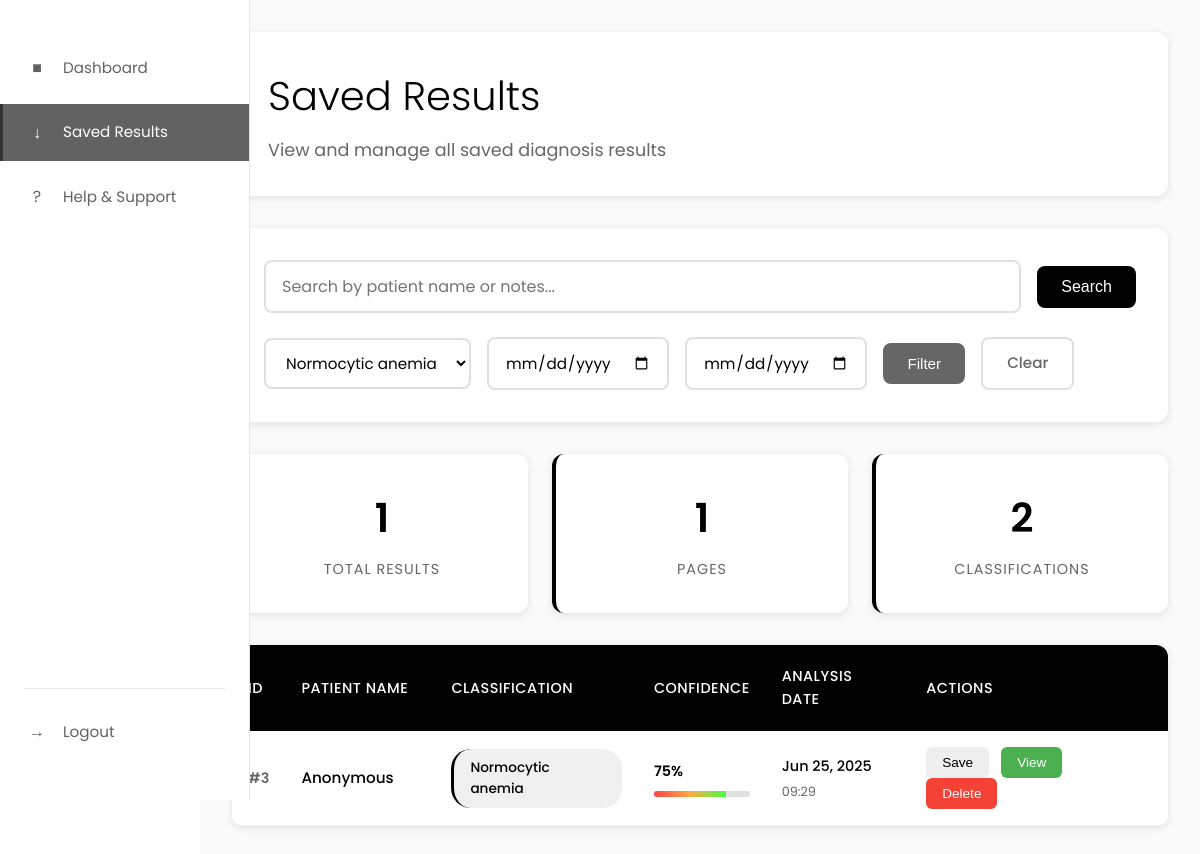
The app's page /components/results.php?classification=Normocytic anemia (signed in) with its own data.
### tables this page shows
CREATE TABLE `diagnosis_results` (
  `id` int(11) NOT NULL,
  `user_id` int(11) NOT NULL,
  `patient_name` varchar(255) DEFAULT 'Anonymous',
  `notes` text DEFAULT NULL,
  `image_filename` varchar(255) NOT NULL,
  `classification` varchar(100) NOT NULL,
  `confidence_score` varchar(10) DEFAULT '0%',
  `explanation` text DEFAULT NULL,
  `health_risk` text DEFAULT NULL,
  `analysis_date` datetime NOT NULL,
  `created_at` timestamp NOT NULL DEFAULT current_timestamp(),
  `updated_at` timestamp NOT NULL DEFAULT current_timestamp() ON UPDATE current_timestamp()
);

### components/results.php (the view, shortened to what this page needs)
<?php
require_once '../backend/config.php';
$records_per_page = 10;
$page = isset($_GET['page']) ? (int)$_GET['page'] : 1;
$offset = ($page - 1) * $records_per_page;
$search = isset($_GET['search']) ? trim($_GET['search']) : '';
$classification_filter = isset($_GET['classification']) ? trim($_GET['classification']) : '';
$date_from = isset($_GET['date_from']) ? $_GET['date_from'] : '';
$date_to = isset($_GET['date_to']) ? $_GET['date_to'] : '';
$where_conditions = [];
$params = [];
$param_types = '';
$where_conditions[] = "user_id = ?";
$params[] = $_SESSION["user_id"];
$param_types .= 'i';
if (!empty($classification_filter)) {
    $where_conditions[] = "classification = ?";
    $params[] = $classification_filter;
    $param_types .= 's';
}
$where_clause = 'WHERE ' . implode(' AND ', $where_conditions);
$count_sql = "SELECT COUNT(*) as total FROM diagnosis_results $where_clause";
$count_stmt = $conn->prepare($count_sql);
$count_stmt->bind_param($param_types, ...$params);
$count_stmt->execute();
$total_records = $count_stmt->get_result()->fetch_assoc()['total'];
$total_pages = ceil($total_records / $records_per_page);
$sql = "SELECT * FROM diagnosis_results $where_clause ORDER BY analysis_date DESC LIMIT ? OFFSET ?";
$params[] = $records_per_page;
$params[] = $offset;
$param_types .= 'ii';
$stmt = $conn->prepare($sql);
$stmt->bind_param($param_types, ...$params);
$stmt->execute();
$results = $stmt->get_result();
$class_sql = "SELECT DISTINCT classification FROM diagnosis_results WHERE user_id = ? ORDER BY classification";
$class_stmt = $conn->prepare($class_sql);
$class_stmt->bind_param('i', $_SESSION["user_id"]);
$class_stmt->execute();
$class_result = $class_stmt->get_result();
$classifications = [];
while ($row = $class_result->fetch_assoc()) {
    $classifications[] = $row['classification'];
}
?>
<!DOCTYPE html>
<html lang="en">
<head>
    <link rel="stylesheet" href="../styles/sidebar.css">
    <link rel="stylesheet" href="../styles/results.css">
</head>
<body>
    <?php include_once 'sidebar.php'; ?>
    <div class="main-content">
        <div class="page-header">
            <h1>Saved Results</h1>
            <p>View and manage all saved diagnosis results</p>
        </div>
        <div class="filters-container">
            <form method="GET" class="filters-form" id="filtersForm">
                <div class="search-group">
                    <input type="text"
                           name="search"
                           placeholder="Search by patient name or notes..."
                           value="<?php echo htmlspecialchars($search); ?>"
                           class="search-input">
                    <button type="submit" class="search-btn">Search</button>
                </div>
                <div class="filter-group">
                    <select name="classification" class="filter-select">
                        <?php foreach ($classifications as $class): ?>
                            <option value="<?php echo htmlspecialchars($class); ?>"
                                    <?php echo $classification_filter === $class ? 'selected' : ''; ?>>
                                <?php echo htmlspecialchars($class); ?>
                            </option>
                        <?php endforeach; ?>
                    </select>
                    <input type="date"
                           name="date_from"
                           value="<?php echo htmlspecialchars($date_from); ?>"
                           class="date-input"
                           placeholder="From Date">
                    <input type="date"
                           name="date_to"
                           value="<?php echo htmlspecialchars($date_to); ?>"
                           class="date-input"
                           placeholder="To Date">
                    <button type="submit" class="filter-btn">Filter</button>
                    <a href="results.php" class="clear-btn">Clear</a>
                </div>
            </form>
        </div>
        <div class="summary-container">
            <div class="summary-card">
                <div class="summary-number"><?php echo $total_records; ?></div>
                <div class="summary-label">Total Results</div>
            </div>
            <div class="summary-card">
                <div class="summary-number"><?php echo $total_pages; ?></div>
                <div class="summary-label">Pages</div>
            </div>
            <div class="summary-card">
                <div class="summary-number"><?php echo count($classifications); ?></div>
                <div class="summary-label">Classifications</div>
            </div>
        </div>
        <div class="results-table-container">
            <?php if ($results->num_rows > 0): ?>
                <div class="table-wrapper">
                    <table class="results-table">
                        <thead>
                            <tr>
                                <th>ID</th>
                                <th>Patient Name</th>
                                <th>Classification</th>
                                <th>Confidence</th>
                                <th>Analysis Date</th>
                                <th>Actions</th>
                            </tr>
                        </thead>
                        <tbody>
                            <?php while ($row = $results->fetch_assoc()): ?>
                                <tr>
                                    <td class="id-cell">#<?php echo $row['id']; ?></td>
                                    <td class="patient-cell">
                                        <div class="patient-name">
                                            <?php echo htmlspecialchars($row['patient_name'] ?: 'Anonymous'); ?>
                                        </div>
                                    </td>
                                    <td class="classification-cell">
                                        <span class="classification-badge">
                                            <?php echo htmlspecialchars($row['classification']); ?>
                                        </span>
                                    </td>
                                    <td class="confidence-cell">
                                        <div class="confidence-display">
                                            <span class="confidence-text"><?php echo htmlspecialchars($row['confidence_score']); ?></span>
                                            <div class="mini-confidence-bar">
                                                <div class="mini-confidence-fill"
                                                     style="width: <?php echo str_replace('%', '', $row['confidence_score']); ?>%"></div>
                                            </div>
                                        </div>
                                    </td>
                                    <td class="date-cell">
                                        <div class="date-display">
                                            <div class="date-main">
                                                <?php echo date('M d, Y', strtotime($row['analysis_date'])); ?>
                                            </div>
                                            <div class="date-time">
                                                <?php echo date('H:i', strtotime($row['analysis_date'])); ?>
                                            </div>
                                        </div>
                                    </td>
                                    <td class="actions-cell">
                                        <button class="action-btn print-btn"
                                                onclick="printResult(<?php echo $row['id']; ?>)"
                                                title="Print Report">
                                            Save
                                        </button>
                                        <button class="action-btn view-btn"
                                                onclick="viewResult(<?php echo $row['id']; ?>)"
                                                title="View Details">
                                            View
                                        </button>
                                        <button class="action-btn delete-btn"
                                                onclick="deleteResult(<?php echo $row['id']; ?>)"
                                                title="Delete Result">
                                            Delete
                                        </button>
                                    </td>
                                </tr>
                            <?php endwhile; ?>
                        </tbody>
                    </table>
                </div>
            <?php endif; ?>
        </div>
    </div>
</body>
</html>

### styles/results.css (style rules this page uses)
* { margin: 0; padding: 0; box-sizing: border-box; }
body { font-family: "Poppins", sans-serif; background: #ffffff; color: #000000; line-height: 1.6; }
.main-content { margin-left: 250px; min-height: 100vh; padding: 2rem; background: #fafafa; }
.page-header { background: #ffffff; padding: 2rem; border-radius: 12px; box-shadow: 0 2px 8px rgba(0, 0, 0, 0.1); margin-bottom: 2rem; border-left: 4px solid #000000; }
.page-header h1 { font-size: 2.5rem; font-weight: 300; margin-bottom: 0.5rem; color: #000000; }
.page-header p { color: #666666; font-size: 1.1rem; }
.filters-container { background: #ffffff; border-radius: 12px; box-shadow: 0 2px 8px rgba(0, 0, 0, 0.1); padding: 2rem; margin-bottom: 2rem; }
.filters-form { display: flex; flex-direction: column; gap: 1.5rem; }
.search-group { display: flex; gap: 1rem; align-items: center; }
.search-input { flex: 1; padding: 0.75rem 1rem; border: 2px solid #e0e0e0; border-radius: 8px; font-size: 1rem; font-family: inherit; transition: all 0.3s ease; }
.search-btn { background: #000000; color: #ffffff; border: none; padding: 0.75rem 1.5rem; border-radius: 8px; cursor: pointer; font-size: 1rem; font-weight: 500; transition: all 0.3s ease; white-space: nowrap; }
.filter-group { display: flex; gap: 1rem; align-items: center; flex-wrap: wrap; }
.filter-select, .date-input { padding: 0.75rem 1rem; border: 2px solid #e0e0e0; border-radius: 8px; font-size: 0.95rem; font-family: inherit; transition: all 0.3s ease; background: #ffffff; }
.filter-btn { background: #666666; color: #ffffff; border: none; padding: 0.75rem 1.5rem; border-radius: 8px; cursor: pointer; font-size: 0.95rem; font-weight: 500; transition: all 0.3s ease; }
.clear-btn { background: #ffffff; color: #666666; border: 2px solid #e0e0e0; padding: 0.75rem 1.5rem; border-radius: 8px; text-decoration: none; font-size: 0.95rem; font-weight: 500; transition: all 0.3s ease; display: inline-block; }
.summary-container { display: grid; grid-template-columns: repeat(auto-fit, minmax(200px, 1fr)); gap: 1.5rem; margin-bottom: 2rem; }
.summary-card { background: #ffffff; padding: 2rem; border-radius: 12px; box-shadow: 0 2px 8px rgba(0, 0, 0, 0.1); text-align: center; border-left: 4px solid #000000; transition: transform 0.3s ease; }
.summary-number { font-size: 2.5rem; font-weight: 600; color: #000000; margin-bottom: 0.5rem; }
.summary-label { font-size: 0.9rem; color: #666666; text-transform: uppercase; letter-spacing: 1px; }
.results-table-container { background: #ffffff; border-radius: 12px; box-shadow: 0 2px 8px rgba(0, 0, 0, 0.1); overflow: hidden; }
.table-wrapper { overflow-x: auto; }
.results-table { width: 100%; border-collapse: collapse; font-size: 0.95rem; }
.results-table thead { background: #000000; color: #ffffff; }
.results-table th { padding: 1.25rem 1rem; text-align: left; font-weight: 500; font-size: 0.9rem; text-transform: uppercase; letter-spacing: 0.5px; }
.results-table td { padding: 1rem; border-bottom: 1px solid #f0f0f0; vertical-align: middle; }
.results-table tbody tr { transition: background-color 0.3s ease; }
.id-cell { font-weight: 600; color: #666666; font-size: 0.9rem; }
.patient-cell { min-width: 150px; }
.patient-name { font-weight: 500; color: #000000; }
.classification-cell { min-width: 140px; }
.classification-badge { background: #f0f0f0; color: #000000; padding: 0.5rem 1rem; border-radius: 20px; font-size: 0.85rem; font-weight: 500; display: inline-block; border-left: 3px solid #000000; }
.confidence-cell { min-width: 120px; }
.confidence-display { display: flex; flex-direction: column; gap: 0.5rem; }
.confidence-text { font-weight: 600; color: #000000; font-size: 0.9rem; }
.mini-confidence-bar { height: 6px; background: #e0e0e0; border-radius: 3px; overflow: hidden; }
.mini-confidence-fill { height: 100%; background: linear-gradient(90deg, #ff4444, #ffaa44, #44ff44); transition: width 0.5s ease; }
.date-cell { min-width: 120px; }
.date-display { display: flex; flex-direction: column; gap: 0.25rem; }
.date-main { font-weight: 500; color: #000000; font-size: 0.9rem; }
.date-time { font-size: 0.8rem; color: #666666; }
.actions-cell { min-width: 140px; }
.action-btn { padding: 0.5rem 1rem; border: none; border-radius: 6px; cursor: pointer; font-size: 0.85rem; font-weight: 500; margin-right: 0.5rem; transition: all 0.3s ease; }
.view-btn { background: #4CAF50; color: #ffffff; }
.delete-btn { background: #f44336; color: #ffffff; }
@media (max-width: 1200px) { .main-content { margin-left: 200px; } }

### records on screen
diagnosis_results: id "3", patient_name "Anonymous", classification "Normocytic anemia", confidence_score "75%", analysis_date "Jun 25, 2025", analysis_date "09:29"

### other values on screen
$total_records "1"
$total_pages "1"
count($classifications) "2"
form field classification "Normocytic anemia"
